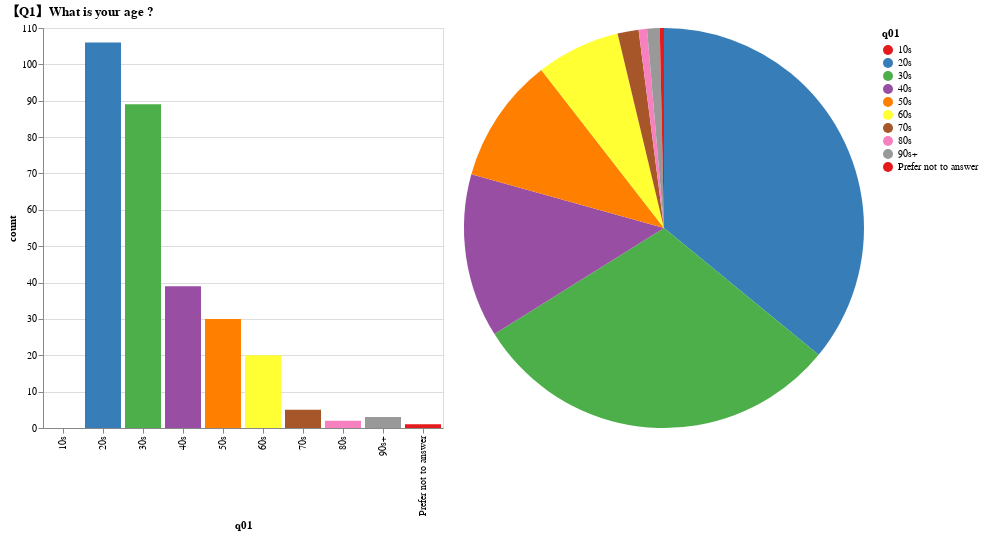
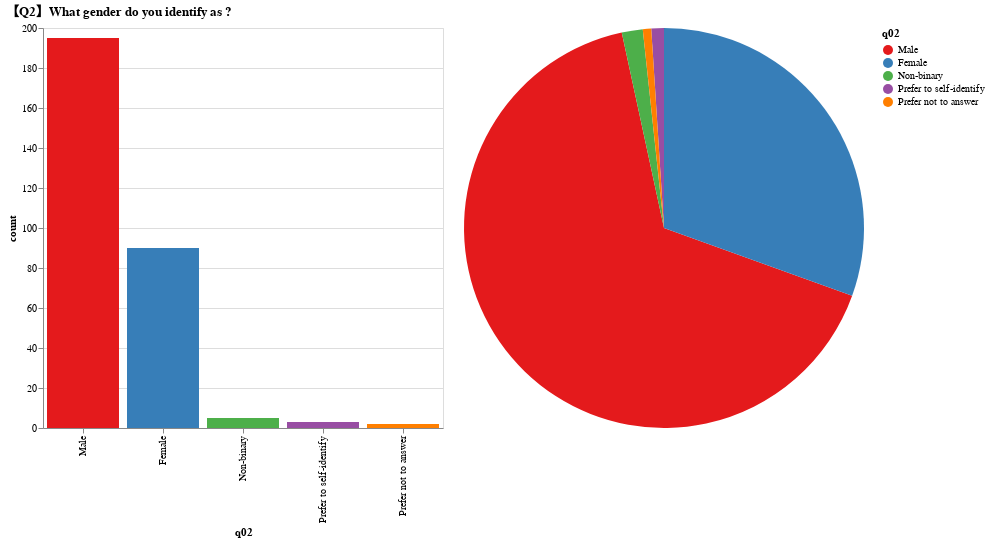
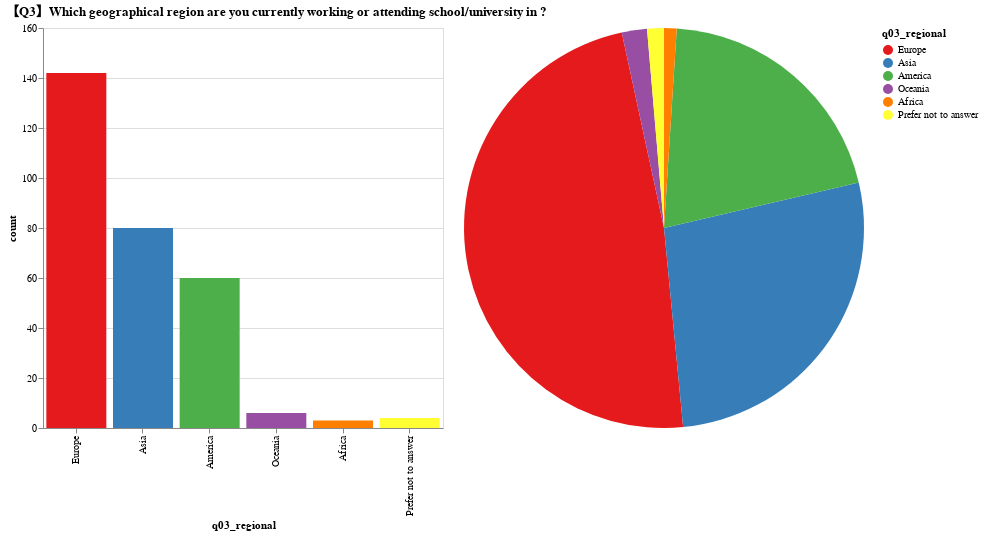
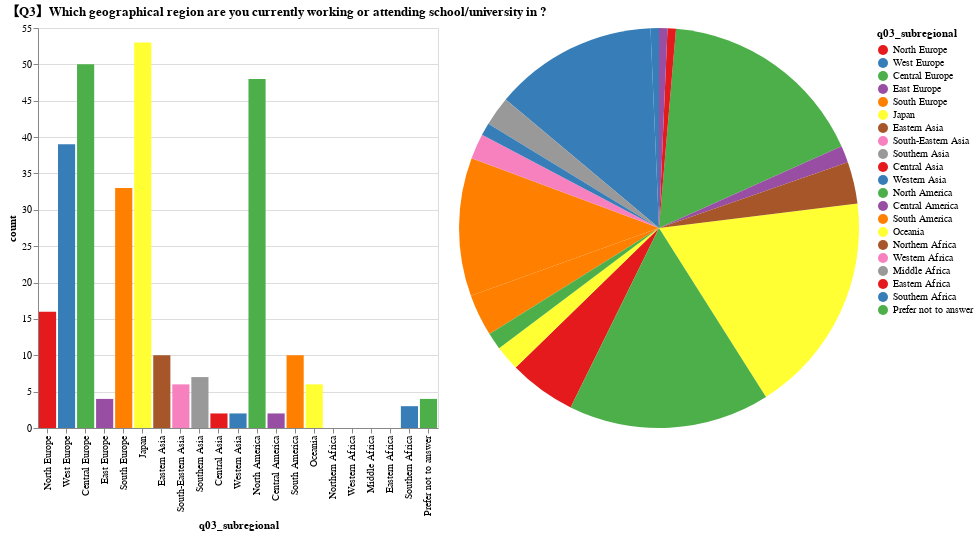

Notebook code for these charts, in order:
### Code cell
for chart in charts:
    chart.display()

### Figure 1 — Vega-Lite specification as saved in the notebook (floating-point values rounded to 4 significant figures)
{"config": {"view": {"continuousWidth": 300, "continuousHeight": 300}}, "hconcat": [{"mark": {"type": "bar"}, "encoding": {"color": {"field": "q01", "scale": {"scheme": "set1"}, "sort": ["10s", "20s", "30s", "40s", "50s", "60s", "70s", "80s", "90s+", "Prefer not to answer"], "type": "ordinal"}, "tooltip": [{"field": "q01", "type": "ordinal"}, {"field": "count", "type": "quantitative"}, {"field": "percentage", "type": "quantitative"}], "x": {"field": "q01", "sort": ["10s", "20s", "30s", "40s", "50s", "60s", "70s", "80s", "90s+", "Prefer not to answer"], "type": "ordinal"}, "y": {"field": "count", "type": "quantitative"}}, "height": 400, "name": "view_107", "width": 400}, {"mark": {"type": "arc"}, "encoding": {"color": {"field": "q01", "sort": ["10s", "20s", "30s", "40s", "50s", "60s", "70s", "80s", "90s+", "Prefer not to answer"], "type": "ordinal"}, "theta": {"field": "count", "type": "quantitative"}, "tooltip": [{"field": "q01", "type": "ordinal"}, {"field": "count", "type": "quantitative"}, {"field": "percentage", "type": "quantitative"}]}, "height": 400, "name": "view_108", "width": 400}], "data": {"name": "data-97333507a14c454748530bcf723d3486"}, "params": [{"name": "param_107", "select": {"type": "interval", "encodings": ["x", "y"]}, "bind": "scales", "views": ["view_107"]}, {"name": "param_108", "select": {"type": "interval", "encodings": ["x", "y"]}, "bind": "scales", "views": ["view_108"]}], "title": "【Q1】What is your age ?", "$schema": "https://vega.github.io/schema/vega-lite/v5.14.1.json", "datasets": {"data-97333507a14c454748530bcf723d3486": [{"q01": "10s", "count": 0, "percentage": 0.0}, {"q01": "20s", "count": 106, "percentage": 0.3593}, {"q01": "30s", "count": 89, "percentage": 0.3017}, {"q01": "40s", "count": 39, "percentage": 0.1322}, {"q01": "50s", "count": 30, "percentage": 0.1017}, {"q01": "60s", "count": 20, "percentage": 0.0678}, {"q01": "70s", "count": 5, "percentage": 0.01695}, {"q01": "80s", "count": 2, "percentage": 0.00678}, {"q01": "90s+", "count": 3, "percentage": 0.01017}, {"q01": "Prefer not to answer", "count": 1, "percentage": 0.00339}]}}

### Figure 2 — Vega-Lite specification as saved in the notebook (floating-point values rounded to 4 significant figures)
{"config": {"view": {"continuousWidth": 300, "continuousHeight": 300}}, "hconcat": [{"mark": {"type": "bar"}, "encoding": {"color": {"field": "q02", "scale": {"scheme": "set1"}, "sort": ["Male", "Female", "Non-binary", "Prefer to self-identify", "Prefer not to answer"], "type": "ordinal"}, "tooltip": [{"field": "q02", "type": "ordinal"}, {"field": "count", "type": "quantitative"}, {"field": "percentage", "type": "quantitative"}], "x": {"field": "q02", "sort": ["Male", "Female", "Non-binary", "Prefer to self-identify", "Prefer not to answer"], "type": "ordinal"}, "y": {"field": "count", "type": "quantitative"}}, "height": 400, "name": "view_109", "width": 400}, {"mark": {"type": "arc"}, "encoding": {"color": {"field": "q02", "sort": ["Male", "Female", "Non-binary", "Prefer to self-identify", "Prefer not to answer"], "type": "ordinal"}, "theta": {"field": "count", "type": "quantitative"}, "tooltip": [{"field": "q02", "type": "ordinal"}, {"field": "count", "type": "quantitative"}, {"field": "percentage", "type": "quantitative"}]}, "height": 400, "name": "view_110", "width": 400}], "data": {"name": "data-c4658fa46b2d43b818c54b8c608f7fa2"}, "params": [{"name": "param_109", "select": {"type": "interval", "encodings": ["x", "y"]}, "bind": "scales", "views": ["view_109"]}, {"name": "param_110", "select": {"type": "interval", "encodings": ["x", "y"]}, "bind": "scales", "views": ["view_110"]}], "title": "【Q2】What gender do you identify as ?", "$schema": "https://vega.github.io/schema/vega-lite/v5.14.1.json", "datasets": {"data-c4658fa46b2d43b818c54b8c608f7fa2": [{"q02": "Male", "count": 195, "percentage": 0.661}, {"q02": "Female", "count": 90, "percentage": 0.3051}, {"q02": "Non-binary", "count": 5, "percentage": 0.01695}, {"q02": "Prefer to self-identify", "count": 3, "percentage": 0.01017}, {"q02": "Prefer not to answer", "count": 2, "percentage": 0.00678}]}}

### Figure 3 — Vega-Lite specification as saved in the notebook (floating-point values rounded to 4 significant figures)
{"config": {"view": {"continuousWidth": 300, "continuousHeight": 300}}, "hconcat": [{"mark": {"type": "bar"}, "encoding": {"color": {"field": "q03_regional", "scale": {"scheme": "set1"}, "sort": ["Europe", "Asia", "America", "Oceania", "Africa", "Prefer not to answer"], "type": "ordinal"}, "tooltip": [{"field": "q03_regional", "type": "ordinal"}, {"field": "count", "type": "quantitative"}, {"field": "percentage", "type": "quantitative"}], "x": {"field": "q03_regional", "sort": ["Europe", "Asia", "America", "Oceania", "Africa", "Prefer not to answer"], "type": "ordinal"}, "y": {"field": "count", "type": "quantitative"}}, "height": 400, "name": "view_111", "width": 400}, {"mark": {"type": "arc"}, "encoding": {"color": {"field": "q03_regional", "sort": ["Europe", "Asia", "America", "Oceania", "Africa", "Prefer not to answer"], "type": "ordinal"}, "theta": {"field": "count", "type": "quantitative"}, "tooltip": [{"field": "q03_regional", "type": "ordinal"}, {"field": "count", "type": "quantitative"}, {"field": "percentage", "type": "quantitative"}]}, "height": 400, "name": "view_112", "width": 400}], "data": {"name": "data-ea53294034395f2e4420dbc3eee0c3b4"}, "params": [{"name": "param_111", "select": {"type": "interval", "encodings": ["x", "y"]}, "bind": "scales", "views": ["view_111"]}, {"name": "param_112", "select": {"type": "interval", "encodings": ["x", "y"]}, "bind": "scales", "views": ["view_112"]}], "title": "【Q3】Which geographical region are you currently working or attending school/university in ?", "$schema": "https://vega.github.io/schema/vega-lite/v5.14.1.json", "datasets": {"data-ea53294034395f2e4420dbc3eee0c3b4": [{"q03_regional": "Europe", "count": 142, "percentage": 0.4814}, {"q03_regional": "Asia", "count": 80, "percentage": 0.2712}, {"q03_regional": "America", "count": 60, "percentage": 0.2034}, {"q03_regional": "Oceania", "count": 6, "percentage": 0.02034}, {"q03_regional": "Africa", "count": 3, "percentage": 0.01017}, {"q03_regional": "Prefer not to answer", "count": 4, "percentage": 0.01356}]}}

### Figure 4 — Vega-Lite specification as saved in the notebook (floating-point values rounded to 4 significant figures)
{"config": {"view": {"continuousWidth": 300, "continuousHeight": 300}}, "hconcat": [{"mark": {"type": "bar"}, "encoding": {"color": {"field": "q03_subregional", "scale": {"scheme": "set1"}, "sort": ["North Europe", "West Europe", "Central Europe", "East Europe", "South Europe", "Japan", "Eastern Asia", "South-Eastern Asia", "Southern Asia", "Central Asia", "Western Asia", "North America", "Central America", "South America", "Oceania", "Northern Africa", "Western Africa", "Middle Africa", "Eastern Africa", "Southern Africa", "Prefer not to answer"], "type": "ordinal"}, "tooltip": [{"field": "q03_subregional", "type": "ordinal"}, {"field": "count", "type": "quantitative"}, {"field": "percentage", "type": "quantitative"}], "x": {"field": "q03_subregional", "sort": ["North Europe", "West Europe", "Central Europe", "East Europe", "South Europe", "Japan", "Eastern Asia", "South-Eastern Asia", "Southern Asia", "Central Asia", "Western Asia", "North America", "Central America", "South America", "Oceania", "Northern Africa", "Western Africa", "Middle Africa", "Eastern Africa", "Southern Africa", "Prefer not to answer"], "type": "ordinal"}, "y": {"field": "count", "type": "quantitative"}}, "height": 400, "name": "view_113", "width": 400}, {"mark": {"type": "arc"}, "encoding": {"color": {"field": "q03_subregional", "sort": ["North Europe", "West Europe", "Central Europe", "East Europe", "South Europe", "Japan", "Eastern Asia", "South-Eastern Asia", "Southern Asia", "Central Asia", "Western Asia", "North America", "Central America", "South America", "Oceania", "Northern Africa", "Western Africa", "Middle Africa", "Eastern Africa", "Southern Africa", "Prefer not to answer"], "type": "ordinal"}, "theta": {"field": "count", "type": "quantitative"}, "tooltip": [{"field": "q03_subregional", "type": "ordinal"}, {"field": "count", "type": "quantitative"}, {"field": "percentage", "type": "quantitative"}]}, "height": 400, "name": "view_114", "width": 400}], "data": {"name": "data-7e2616efe92fd361a2750def10ee1f3a"}, "params": [{"name": "param_113", "select": {"type": "interval", "encodings": ["x", "y"]}, "bind": "scales", "views": ["view_113"]}, {"name": "param_114", "select": {"type": "interval", "encodings": ["x", "y"]}, "bind": "scales", "views": ["view_114"]}], "title": "【Q3】Which geographical region are you currently working or attending school/university in ?", "$schema": "https://vega.github.io/schema/vega-lite/v5.14.1.json", "datasets": {"data-7e2616efe92fd361a2750def10ee1f3a": [{"q03_subregional": "North Europe", "count": 16, "percentage": 0.05424}, {"q03_subregional": "West Europe", "count": 39, "percentage": 0.1322}, {"q03_subregional": "Central Europe", "count": 50, "percentage": 0.1695}, {"q03_subregional": "East Europe", "count": 4, "percentage": 0.01356}, {"q03_subregional": "South Europe", "count": 33, "percentage": 0.1119}, {"q03_subregional": "Japan", "count": 53, "percentage": 0.1797}, {"q03_subregional": "Eastern Asia", "count": 10, "percentage": 0.0339}, {"q03_subregional": "South-Eastern Asia", "count": 6, "percentage": 0.02034}, {"q03_subregional": "Southern Asia", "count": 7, "percentage": 0.02373}, {"q03_subregional": "Central Asia", "count": 2, "percentage": 0.00678}, {"q03_subregional": "Western Asia", "count": 2, "percentage": 0.00678}, {"q03_subregional": "North America", "count": 48, "percentage": 0.1627}, {"q03_subregional": "Central America", "count": 2, "percentage": 0.00678}, {"q03_subregional": "South America", "count": 10, "percentage": 0.0339}, {"q03_subregional": "Oceania", "count": 6, "percentage": 0.02034}, {"q03_subregional": "Northern Africa", "count": 0, "percentage": 0.0}, {"q03_subregional": "Western Africa", "count": 0, "percentage": 0.0}, {"q03_subregional": "Middle Africa", "count": 0, "percentage": 0.0}, {"q03_subregional": "Eastern Africa", "count": 0, "percentage": 0.0}, {"q03_subregional": "Southern Africa", "count": 3, "percentage": 0.01017}, {"q03_subregional": "Prefer not to answer", "count": 4, "percentage": 0.01356}]}}
